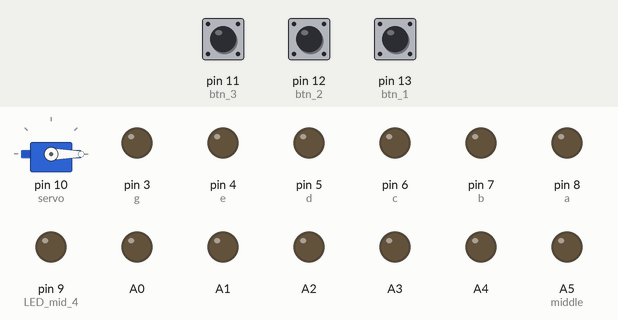
Simulated run of this sketch. Board: Arduino Uno, built with avr-gcc and run on an emulated ATmega328P. Parts: servo, output pins drawn as LEDs (lit = HIGH). Inputs (shaded band) come from the test bench; at power-on: pin 12 (btn_2) HIGH, pin 11 (btn_3) HIGH, pin 13 (btn_1) HIGH. What the sketch prints to the serial monitor is not drawn.

Above: at 1.2 s.
1.3 s: pin 12 (btn_2) pulled LOW for 0.15 s
At 1.45 s:
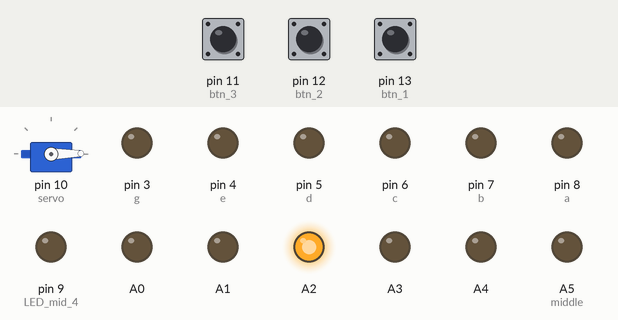
At 20.5 s:
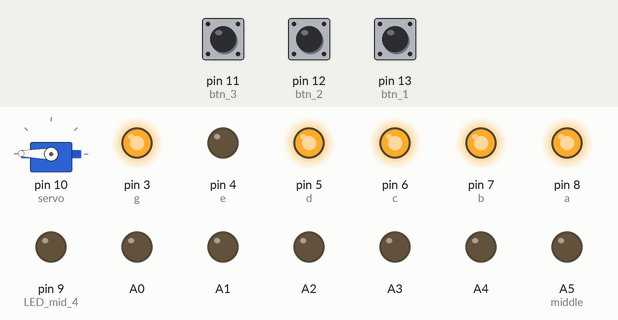
Timing chart, 0 to 20.8 s (numbered marks = the images above; inputs shaded):
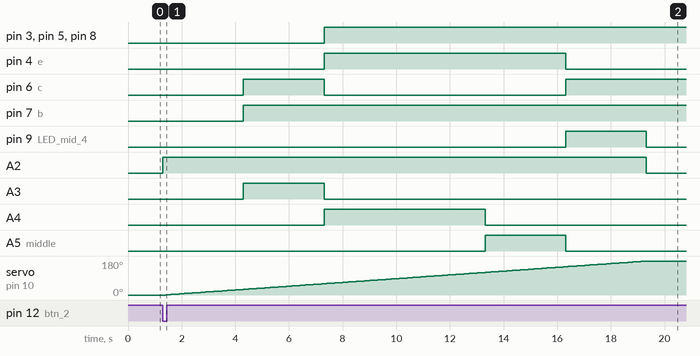

The sketch:

7_segment.ino
```cpp
#include <Servo.h>

Servo servo;

int segment_number [3][6]{
  {0,1,1,0,0,0}, // 1
  {1,1,0,1,1,1}, // 2
  {1,1,1,1,0,1}  // 3
};

int btn_1 = 13;
int btn_2 = 12;
int btn_3 = 11;
int LED_mid_4 = 9;
int a = 8;
int b = 7;
int c = 6;
int d = 5;
int e = 4;
int g = 3;

int count = 0;
int floor_flag = 0;
int btn_flag = 0;
int current_floor = 1;


void floor_state (int floor_state){

  digitalWrite(a, segment_number[floor_state-1][0]);
  digitalWrite(b, segment_number[floor_state-1][1]);
  digitalWrite(c, segment_number[floor_state-1][2]);
  digitalWrite(d, segment_number[floor_state-1][3]);
  digitalWrite(e, segment_number[floor_state-1][4]);
  digitalWrite(g, segment_number[floor_state-1][5]);

}

void display_LED(int i){
  if (i >=150 && i < 180) {
    digitalWrite(LED_mid_4, HIGH);
    digitalWrite(A5, LOW);
    digitalWrite(A4, LOW);
    digitalWrite(A3, LOW);
    floor_state(3);
  }
  if (i >=120 && i < 150) {
    digitalWrite(LED_mid_4, LOW);
    digitalWrite(A5, HIGH);
    digitalWrite(A4, LOW);
    digitalWrite(A3, LOW);
    floor_state(2);
  }

  if (i >=60 && i < 90) {
    digitalWrite(LED_mid_4, LOW);
    digitalWrite(A5, LOW);
    digitalWrite(A4, HIGH);
    digitalWrite(A3, LOW);
    floor_state(2);
  }
  if (i >=30 && i < 60) {
    digitalWrite(LED_mid_4, LOW);
    digitalWrite(A5, LOW);
    digitalWrite(A4, LOW);
    digitalWrite(A3, HIGH);
    floor_state(1);
  }

}

void move_servo(int current_floor, int target_floor){

  if (current_floor == 3 && target_floor == 1){
    for (int i=180; i > 0; i--){
      servo.write(i);
      display_LED(i);
      delay(100);
    }
    digitalWrite(A3, LOW);
    current_floor = 1;
    if (floor_flag == 1){
      digitalWrite(A0, LOW);
      floor_flag = 0;
    }
  }
  if (current_floor == 3 && target_floor == 2){
    for (int i=180; i > 90; i--){
      servo.write(i);
      display_LED(i);
      delay(100);
    }
    digitalWrite(A5, LOW);
    current_floor = 2;
    if (floor_flag == 1){
      digitalWrite(A1, LOW);
      floor_flag = 0;
    }
  }
  if (current_floor == 2 && target_floor == 1){
    for (int i=90; i > 0; i--){
      servo.write(i);
      display_LED(i);
      delay(100);
    }
    digitalWrite(A3, LOW);
    current_floor = 1;
    if (floor_flag == 1){
      digitalWrite(A0, LOW);
      floor_flag = 0;
    }
  }
  if (current_floor == 2 && target_floor == 3){
    for (int i=90; i <180; i++){
      servo.write(i);
      display_LED(i);
      delay(100);
    }
    digitalWrite(LED_mid_4, LOW);
    current_floor = 3;
    if(floor_flag == 1){
      digitalWrite(A2, LOW);
      floor_flag = 0;
    }

  }
  if (current_floor == 1 && target_floor == 2){
    for (int i=0; i <90; i++){
      servo.write(i);
      display_LED(i);
      delay(100);
    }
    digitalWrite(A4, LOW);
    current_floor = 2;
    if (floor_flag == 1){
      digitalWrite(A1, LOW);
      floor_flag = 0;
    }

  }
  if (current_floor == 1 && target_floor == 3){
    for (int i=0; i <180; i++){
      servo.write(i);
      display_LED(i);
      delay(100);
    }
    digitalWrite(LED_mid_4, LOW);
    current_floor = 3;
    if (floor_flag == 1){
      digitalWrite(A2, LOW);
      floor_flag = 0;
    }

  }
  else {
    if (floor_flag == 1){
      digitalWrite(A0, LOW);
      digitalWrite(A1, LOW);
      digitalWrite(A2, LOW);
      floor_flag = 0;
    }

  }

}
void setup() {

  pinMode(btn_1, INPUT);
  pinMode(btn_2, INPUT);
  pinMode(btn_3, INPUT);

  pinMode(a, OUTPUT);
  pinMode(b, OUTPUT);
  pinMode(c, OUTPUT);
  pinMode(d, OUTPUT);
  pinMode(e, OUTPUT);
  pinMode(g, OUTPUT); // segment 정상 출력 확인

  pinMode(LED_mid_4, 9);
  pinMode(A0, OUTPUT);
  pinMode(A1, OUTPUT);
  pinMode(A2, OUTPUT);
  pinMode(A3, OUTPUT);
  pinMode(A4, OUTPUT);
  pinMode(A5, OUTPUT); // middle && floor_state LED 정상 출력 확인

  servo.attach(10);
  servo.write(0);
  Serial.begin(9600);

}

void loop()
{
  if (digitalRead(btn_1) == LOW){
    btn_flag = 1;
  }
  if(btn_flag == 1){
    if (digitalRead(btn_1) == HIGH) {
      btn_flag = 0;
      floor_flag = 1;
      if (floor_flag == 1){
        digitalWrite(A0, HIGH);
      }
      move_servo(current_floor, 1);
    }
  }

  if (digitalRead(btn_2) == LOW){
    btn_flag = 1;
  }
  if(btn_flag == 1){
    if (digitalRead(btn_2) == HIGH) {
      btn_flag = 0;
      floor_flag = 1;
      if (floor_flag == 1){
        digitalWrite(A1, HIGH);
      }
      move_servo(current_floor, 2);

    }
  }

  if (digitalRead(btn_3) == LOW){
    btn_flag = 1;
  }
  if(btn_flag == 1){
    if (digitalRead(btn_3) == HIGH) {
      btn_flag = 0;
      floor_flag = 1;
      if (floor_flag == 1){
        digitalWrite(A2, HIGH);
      }
      move_servo(current_floor, 3);

    }
  }
  Serial.println(current_floor);
}
```

Measured:
- after the input at 1.3 s, pin 3 (g), pin 5 (d), pin 8 (a): LOW → HIGH after 6.0 s; pin 4 (e): LOW → HIGH after 6.0 s, → LOW 9.0 s later; pin 6 (c): LOW → HIGH after 3.0 s, → LOW 3.0 s later, → HIGH 9.0 s later; pin 7 (b): LOW → HIGH after 3.0 s; pin 9 (LED_mid_4): LOW → HIGH after 15.0 s, → LOW 3.0 s later
